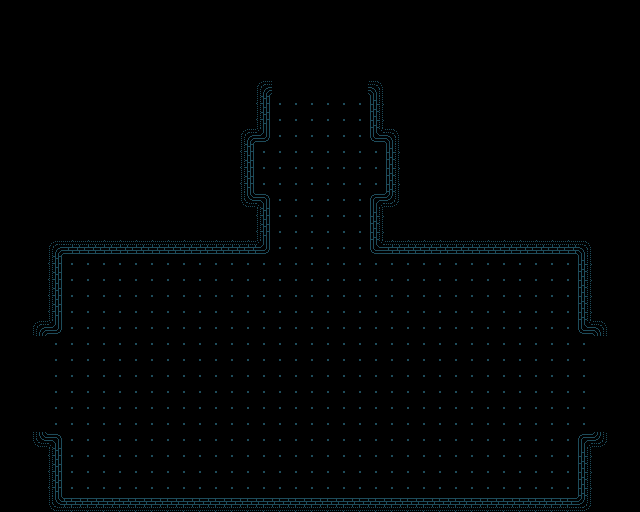

Tiled map render using the project's own tile images. Description and the map definition, with tile-layer contents summarised, below:
An orthogonal 40x32 tile map with 16x16 px tiles, 2 tile layers (Floor, Walls), 2 tilesets and 14 objects (2x Open Gate, Main Gate, Withered Tombstone, Tumour Tombstone, Withered Mound, ...).

<map version="1.5" tiledversion="1.7.2" orientation="orthogonal" renderorder="right-down" width="40" height="32" tilewidth="16" tileheight="16" infinite="0" backgroundcolor="#000000" nextlayerid="6" nextobjectid="51">
 <tileset firstgid="1" source="../../Floor.tsx" />
 <tileset firstgid="129" source="Sprites.tsx" />
 <layer id="2" name="Floor" width="40" height="32">
  <data>[1280 cells, 650 non-empty, 1 distinct tile ids]</data>
 </layer>
 <layer id="1" name="Walls" width="40" height="32">
  <data>[1280 cells, 114 non-empty, 13 distinct tile ids]</data>
 </layer>
 <objectgroup id="3" name="Objects">
  <object id="24" template="../../Object.tx" name="Main Gate" gid="130" x="320" y="70.5" width="98" height="97">
   <properties>
    <property name="AutoCollider" type="bool" value="true" />
    <property name="ColliderHeightP" type="float" value="16.5" />
    <property name="ColliderOffsetY" type="float" value="16" />
    <property name="Depth" type="bool" value="true" />
    <property name="Interaction" value="" />
    <property name="Solid" type="bool" value="false" />
   </properties>
  </object>
  <object id="28" template="../../Object.tx" name="Open Gate" gid="131" x="617" y="384" width="96" height="50" rotation="90">
   <properties>
    <property name="AutoCollider" type="bool" value="false" />
    <property name="Solid" type="bool" value="false" />
   </properties>
  </object>
  <object id="29" template="../../Object.tx" name="Open Gate" gid="131" x="23" y="384" width="96" height="50" rotation="-90">
   <properties>
    <property name="AutoCollider" type="bool" value="false" />
    <property name="Solid" type="bool" value="false" />
   </properties>
  </object>
  <object id="35" template="../../Object.tx" name="Withered Tombstone" gid="139" x="120" y="290" width="25" height="28">
   <properties>
    <property name="AutoCollider" type="bool" value="true" />
    <property name="ColliderHeightP" type="float" value="50" />
    <property name="ColliderOffsetY" type="float" value="7" />
    <property name="Depth" type="bool" value="true" />
    <property name="Interaction" value="" />
    <property name="Solid" type="bool" value="true" />
   </properties>
  </object>
  <object id="36" template="../../Object.tx" name="Tumour Tombstone" gid="139" x="440" y="274" width="25" height="28">
   <properties>
    <property name="AutoCollider" type="bool" value="true" />
    <property name="ColliderHeightP" type="float" value="50" />
    <property name="ColliderOffsetY" type="float" value="7" />
    <property name="Depth" type="bool" value="true" />
    <property name="Solid" type="bool" value="true" />
   </properties>
  </object>
  <object id="37" template="../../Object.tx" name="Withered Mound" gid="140" x="121" y="322" width="25" height="36">
   <properties>
    <property name="AutoCollider" type="bool" value="true" />
    <property name="Depth" type="bool" value="false" />
    <property name="Interaction" value="" />
    <property name="RenderLayer" type="int" value="11" />
    <property name="Solid" type="bool" value="false" />
   </properties>
  </object>
  <object id="38" template="../../Object.tx" name="Tumour Mound" gid="140" x="441" y="306" width="25" height="36">
   <properties>
    <property name="AutoCollider" type="bool" value="true" />
    <property name="Depth" type="bool" value="false" />
    <property name="Interaction" value="" />
    <property name="RenderLayer" type="int" value="11" />
    <property name="Solid" type="bool" value="false" />
   </properties>
  </object>
  <object id="44" template="../../Object.tx" gid="142" x="256" y="455" width="36" height="25">
   <properties>
    <property name="AutoCollider" type="bool" value="false" />
    <property name="RenderLayer" type="int" value="11" />
   </properties>
  </object>
  <object id="45" template="../../Object.tx" name="The Grave" gid="141" x="218" y="456" width="40" height="31">
   <properties>
    <property name="AutoCollider" type="bool" value="true" />
    <property name="ColliderOffsetX" type="float" value="14" />
    <property name="ColliderWidthP" type="float" value="30" />
    <property name="Depth" type="bool" value="true" />
    <property name="Interaction" value="TheGrave" />
    <property name="Solid" type="bool" value="true" />
   </properties>
  </object>
 </objectgroup>
 <objectgroup id="5" name="Transitions">
  <object id="18" template="../../SceneTransition.tx" name="T_Nest" x="576" y="336" width="16" height="96">
   <properties>
    <property name="Solid" type="bool" value="false" />
   </properties>
  </object>
  <object id="19" template="../../SceneTransition.tx" name="T_Grate" x="48" y="336" width="16" height="96">
   <properties>
    <property name="Solid" type="bool" value="false" />
   </properties>
  </object>
  <object id="31" name="S_Nest" x="552" y="384">
   <point />
  </object>
  <object id="46" name="S_Start" x="256" y="433">
   <point />
  </object>
  <object id="50" name="S_Grate" x="96" y="384">
   <point />
  </object>
 </objectgroup>
</map>
